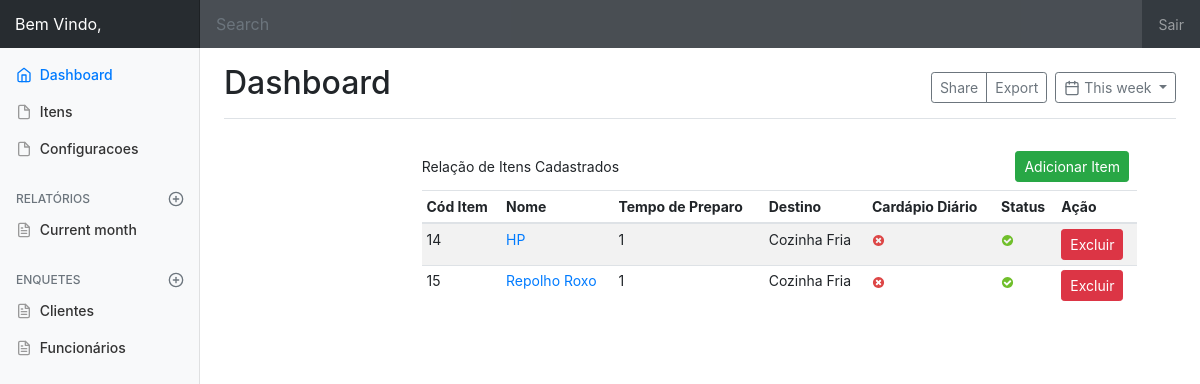
Before: /dashboard/itens/ (signed in) with the older database file.
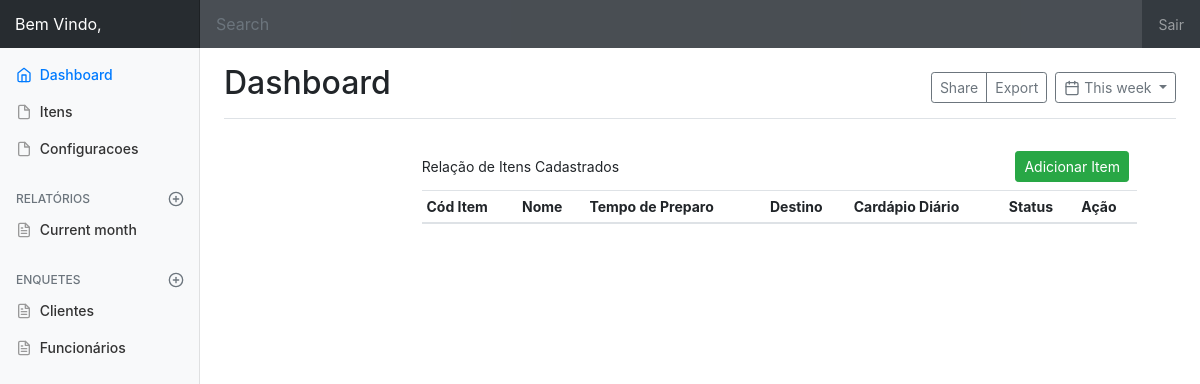
After: the same page with the newer database file.
### core/models.py (models this page shows, shortened)
class Item(models.Model):
    DESTINO_CHOICES = (
        ('Cozinha Fria', 'Cozinha Fria'),
        ('Cozinha Quente', 'Cozinha Quente'),
        ('Sobremesas', 'Sobremesas'),
    )
    nome = models.CharField('Nome', max_length=100)
    tempo_preparo = models.IntegerField('Tempo de Preparo (Min)')
    ativo = models.BooleanField('Ativo?', default=True)
    diario = models.BooleanField('Cardápio Diário', default=False,)
    destino = models.CharField('Cozinha Destino', max_length=14, choices=DESTINO_CHOICES)
    data_cadastro = models.DateTimeField('Data de Cadastro', auto_now_add=True)
    data_atualizacao = models.DateTimeField('Data de Atualização', auto_now=True)
    class Meta:
        verbose_name = 'Item'
        verbose_name_plural = 'Itens'

### gerencia/views.py (the view)
# urls.py: path('itens/', views.listar_itens, name='listar_itens'),
@login_required(login_url='/logar/')
def listar_itens(request):
    itens = Item.objects.all()
    contexto = {
        'titulo_pagina': 'Relação de Itens',
        'titulo': 'Relação de Itens Cadastrados',
        'itens': itens,
    }
    return render(request, 'gerencia/itens.html', contexto)

### gerencia/templates/gerencia/itens.html (shortened to what this page needs)
{% extends 'gerencia/base_dashboard.html' %}
{% load static %}
{% block conteudo%}
<main role="main" class="col-md-9 ml-sm-auto col-lg-10 pt-3 px-4">
    <div class="container-fluid">
        <div class="d-flex justify-content-between flex-wrap flex-md-nowrap align-items-center pb-2 mb
            <h3 class="h3">{{ titulo }}</h3>
            <div class="btn-toolbar mb-2 mb-md-0">
              <div class="btn-group mr-2">
                <form action="{% url 'gerencia:cadastrar_item' %}" method="POST" class="form">
                  <button class="btn btn-sm btn-success">Adicionar Item</button>
                </form>
              </div>
            </div>
        </div>
        <div class="table-responsive-fluid">
            <table class="table table-striped table-sm">
              <thead>
                <tr>
                  <th>Cód Item</th>
                  <th>Nome</th>
                  <th>Tempo de Preparo</th>
                  <th>Destino</th>
                  <th>Cardápio Diário</th>
                  <th>Status</th>
                  <th>Ação</th>
                </tr>
              </thead>
              <tbody>
              {% for item in itens %}
                <tr>
                  <td>{{ item.id }}</td>
                  <td><a href="{% url 'gerencia:atualizar_item' item.id %}">{{ item.nome }}</a></td>
                  <td>{{ item.tempo_preparo }}</td>
                  <td>{{ item.destino }}</td>
                    {% if item.diario == True %}
                        <td><img src="{% static 'icons/icon-yes.svg' %}" alt="True"></td>
                    {% else %}
                        <td><img src="{% static 'icons/icon-no.svg' %}" alt="False"></td>
                    {% endif %}
                  {% if item.ativo == True %}
                        <td><img src="{% static 'icons/icon-yes.svg' %}" alt="True"></td>
                    {% else %}
                        <td><img src="{% static 'icons/icon-no.svg' %}" alt="False"></td>
                    {% endif %}
                    <td>
                        <form action="{% url 'gerencia:excluir_item' item.id %}" method="POST" class="form">
                            <button type="submit" class="btn btn-sm btn-danger">Excluir</button>
                        </form>
                    </td>
                </tr>
              {% endfor %}
              </tbody>
            </table>
        </div>
    </div>
</main>
{% endblock %}

### gerencia/templates/gerencia/base_dashboard.html (shortened to what this page needs)
{% load static %}
<!doctype html>
<html lang="pt-br">
  <head>
    <link href="{% static 'css/bootstrap.min.css' %}" rel="stylesheet">
    <link href="{% static 'css/dashboard.css' %}" rel="stylesheet">
  </head>
  <body>
    <nav class="navbar navbar-dark sticky-top bg-dark flex-md-nowrap p-0">
      <a class="navbar-brand col-sm-3 col-md-2 mr-0" href="{% url 'gerencia:dashboard' %}">Bem Vindo, {{ usuario }}</a>
      <input class="form-control form-control-dark w-100" type="text" placeholder="Search" aria-label="Search">
      <ul class="navbar-nav px-3">
        <li class="nav-item text-nowrap">
          <a class="nav-link" href="{% url 'gerencia:sair' %}">Sair</a>
        </li>
      </ul>
    </nav>
    <div class="container-fluid">
      <div class="row">
        <nav class="col-md-2 d-none d-md-block bg-light sidebar">
          <div class="sidebar-sticky">
            <ul class="nav flex-column">
              <li class="nav-item">
                <a class="nav-link active" href="{% url 'gerencia:dashboard' %}">
                  <span data-feather="home"></span>
                  Dashboard
                </a>
              </li>
              <li class="nav-item">
                <a class="nav-link" href="{% url 'gerencia:listar_itens' %}">
                  <span data-feather="file"></span>
                  Itens
                </a>
              </li>
            <li class="nav-item">
                <a class="nav-link" href="{% url 'gerencia:configuracoes' %}">
                  <span data-feather="file"></span>
                  Configuracoes
                </a>
              </li>
            </ul>
            <h6 class="sidebar-heading d-flex justify-content-between align-items-center px-3 mt-4 mb-1 text-muted">
              <span>Relatórios</span>
              <a class="d-flex align-items-center text-muted" href="#">
                <span data-feather="plus-circle"></span>
              </a>
            </h6>
            <ul class="nav flex-column mb-2">
              <li class="nav-item">
                <a class="nav-link" href="#">
                  <span data-feather="file-text"></span>
                  Current month
                </a>
              </li>
            </ul>
            <h6 class="sidebar-heading d-flex justify-content-between align-items-center px-3 mt-4 mb-1 text-muted">
              <span>Enquetes</span>
              <a class="d-flex align-items-center text-muted" href="#">
                <span data-feather="plus-circle"></span>
              </a>
            </h6>
            <ul class="nav flex-column mb-2">
              <li class="nav-item">
                <a class="nav-link" href="{% url 'gerencia:resultado_enquete_clientes' %}">
                  <span data-feather="file-text"></span>
                  Clientes
                </a>
              </li>
            <li class="nav-item">
                <a class="nav-link" href="{% url 'gerencia:resultado_enquete_funcionarios' %}">
                  <span data-feather="file-text"></span>
                  Funcionários
                </a>
              </li>
            </ul>
          </div>
        </nav>
        <main role="main" class="col-md-9 ml-sm-auto col-lg-10 pt-3 px-4">
          <div class="d-flex justify-content-between flex-wrap flex-md-nowrap align-items-center pb-2 mb-3 border-bottom">
            <h1 class="h2">Dashboard</h1>
            <div class="btn-toolbar mb-2 mb-md-0">
              <div class="btn-group mr-2">
                <button class="btn btn-sm btn-outline-secondary">Share</button>
                <button class="btn btn-sm btn-outline-secondary">Export</button>
              </div>
              <button class="btn btn-sm btn-outline-secondary dropdown-toggle">
                <span data-feather="calendar"></span>
                This week
              </button>
            </div>
          </div>
{% block conteudo %} {% endblock %}
        </main>
      </div>
    </div>
  </body>
</html>

### core/static/css/dashboard.css (style rules this page uses)
body { font-size: .875rem; }
.feather { width: 16px; height: 16px; vertical-align: text-bottom; }
.sidebar { position: fixed; top: 0; bottom: 0; left: 0; z-index: 100; padding: 0; box-shadow: inset -1px 0 0 rgba(0, 0, 0, .1); }
.sidebar-sticky { position: -webkit-sticky; position: sticky; top: 48px; height: calc(100vh - 48px); padding-top: .5rem; overflow-x: hidden; overflow-y: auto; }
.sidebar .nav-link { font-weight: 500; color: #333; }
.sidebar .nav-link .feather { margin-right: 4px; color: #999; }
.sidebar .nav-link.active { color: #007bff; }
.sidebar .nav-link:hover .feather, .sidebar .nav-link.active .feather { color: inherit; }
.sidebar-heading { font-size: .75rem; text-transform: uppercase; }
.navbar-brand { padding-top: .75rem; padding-bottom: .75rem; font-size: 1rem; background-color: rgba(0, 0, 0, .25); box-shadow: inset -1px 0 0 rgba(0, 0, 0, .25); }
.navbar .form-control { padding: .75rem 1rem; border-width: 0; border-radius: 0; }
.form-control-dark { color: #fff; background-color: rgba(255, 255, 255, .1); border-color: rgba(255, 255, 255, .1); }
.border-bottom { border-bottom: 1px solid #e5e5e5; }

Changed rows visible on the page:
removed Item: id "14", nome "HP", tempo_preparo "1", destino "Cozinha Fria", diario False (drawn), ativo True (drawn)
removed Item: id "15", nome "Repolho Roxo", tempo_preparo "1", destino "Cozinha Fria", diario False (drawn), ativo True (drawn)
